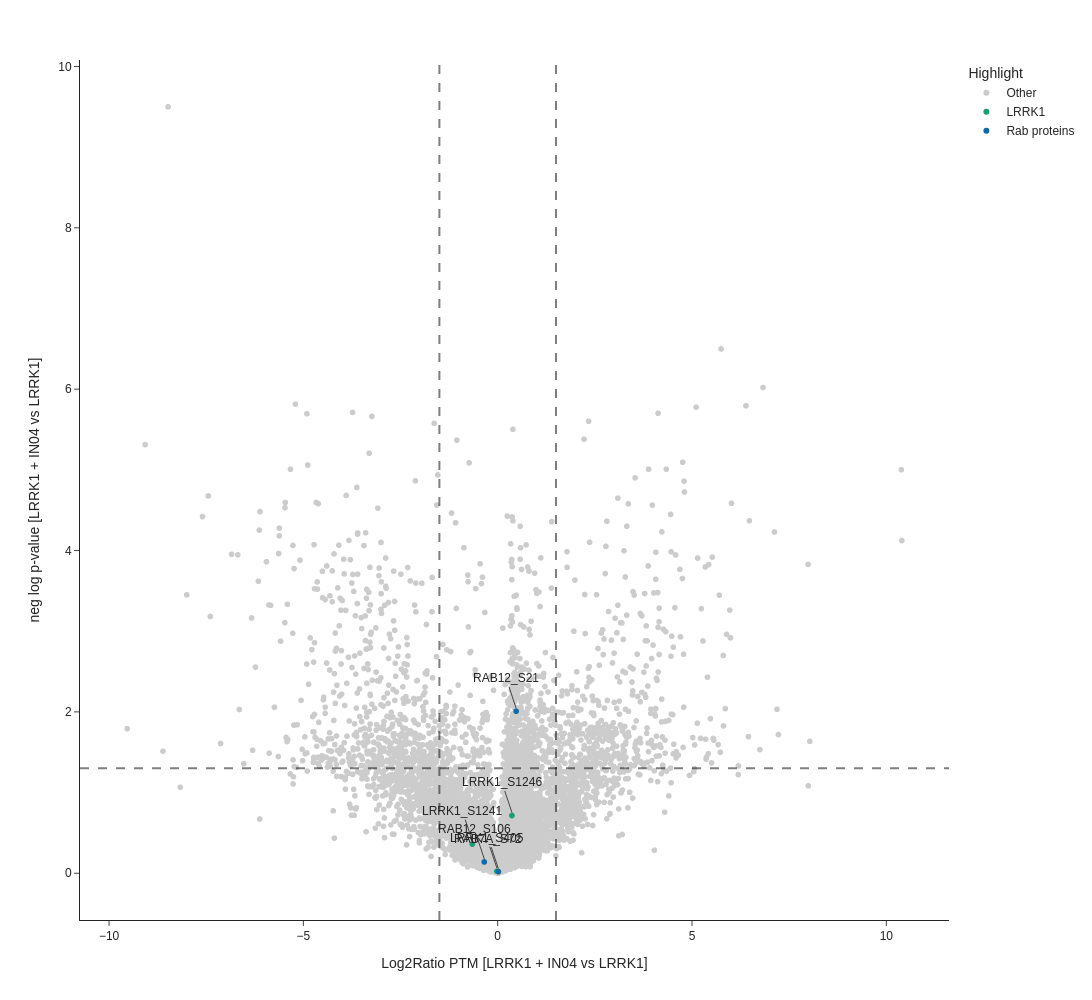

Notebook cell for this chart:
### Code cell
fig_S6B = px.scatter(
    pLys,
    x="Student's T-test Difference L1T_I_L1T",
    y="-Log Student's T-test p-value L1T_I_L1T",
    color="Highlight",
    color_discrete_map=Fig_color_map,
    template="simple_white",
    hover_data=["PTM_site", "Accession"],
    labels={
        "Student's T-test Difference L1T_I_L1T": "Log2Ratio PTM [LRRK1 + IN04 vs LRRK1]",
        "-Log Student's T-test p-value L1T_I_L1T": "neg log p-value [LRRK1 + IN04 vs LRRK1]",
        "PTM_site": "PTM site",
    },
)

annotate = pLys.loc[
    pLys["Highlight"].isin(["LRRK1", "Rab proteins"]),
    [
        "Student's T-test Difference L1T_I_L1T",
        "-Log Student's T-test p-value L1T_I_L1T",
        "PTM_site",
    ],
]

for x, y, site in annotate.itertuples(index=False):
    fig_S6B.add_annotation(
        x=x,
        y=y,
        text=site,
        showarrow=True,
        yshift=3,
    )

fig_S6B.update_layout(
    height=1000,
    width=1500,
    font_family="Arial",
)

fig_S6B.add_hline(y=1.3, opacity=0.5, line_width=2, line_dash="dash")
fig_S6B.add_vline(x=1.5, opacity=0.5, line_width=2, line_dash="dash")
fig_S6B.add_vline(x=-1.5, opacity=0.5, line_width=2, line_dash="dash")

fig_S6B.show()

### Figure 1 — Plotly figure (JSON) as saved in the notebook; plotly's stock layout.template omitted (floating-point values rounded to 4 significant figures; data arrays with more than 128 entries replaced by an {"elided": "..."} marker saying what was removed)
{"data": [{"customdata": {"elided": "9324x2 str values"}, "hovertemplate": "Highlight=Other<br>Log2Ratio PTM [LRRK1 + IN04 vs LRRK1]=%{x}<br>neg log p-value [LRRK1 + IN04 vs LRRK1]=%{y}<br>PTM site=%{customdata[0]}<br>Accession=%{customdata[1]}<extra></extra>", "legendgroup": "Other", "marker": {"color": "rgb(204,204,204)", "symbol": "circle"}, "mode": "markers", "name": "Other", "showlegend": true, "type": "scattergl", "x": {"elided": "9324 float values"}, "xaxis": "x", "y": {"elided": "9324 float values"}, "yaxis": "y"}, {"customdata": [["LRRK1_S1241", "Q38SD2"], ["LRRK1_S1246", "Q38SD2"], ["LRRK1_S405", "Q38SD2"]], "hovertemplate": "Highlight=LRRK1<br>Log2Ratio PTM [LRRK1 + IN04 vs LRRK1]=%{x}<br>neg log p-value [LRRK1 + IN04 vs LRRK1]=%{y}<br>PTM site=%{customdata[0]}<br>Accession=%{customdata[1]}<extra></extra>", "legendgroup": "LRRK1", "marker": {"color": "#1b9e77", "symbol": "circle"}, "mode": "markers", "name": "LRRK1", "showlegend": true, "type": "scattergl", "x": [-0.6515, 0.3667, -0.01903], "xaxis": "x", "y": [0.3615, 0.716, 0.02488], "yaxis": "y"}, {"customdata": [["RAB12_S106", "Q6IQ22"], ["RAB12_S21", "Q6IQ22"], ["RAB7A_S72", "P51149"]], "hovertemplate": "Highlight=Rab proteins<br>Log2Ratio PTM [LRRK1 + IN04 vs LRRK1]=%{x}<br>neg log p-value [LRRK1 + IN04 vs LRRK1]=%{y}<br>PTM site=%{customdata[0]}<br>Accession=%{customdata[1]}<extra></extra>", "legendgroup": "Rab proteins", "marker": {"color": "#0e6ba8", "symbol": "circle"}, "mode": "markers", "name": "Rab proteins", "showlegend": true, "type": "scattergl", "x": [-0.3446, 0.475, 0.0183], "xaxis": "x", "y": [0.1401, 2.008, 0.01925], "yaxis": "y"}], "layout": {"annotations": [{"showarrow": true, "text": "LRRK1_S1241", "x": -0.6515, "y": 0.3615, "yshift": 3}, {"showarrow": true, "text": "LRRK1_S1246", "x": 0.3667, "y": 0.716, "yshift": 3}, {"showarrow": true, "text": "LRRK1_S405", "x": -0.01903, "y": 0.02488, "yshift": 3}, {"showarrow": true, "text": "RAB12_S106", "x": -0.3446, "y": 0.1401, "yshift": 3}, {"showarrow": true, "text": "RAB12_S21", "x": 0.475, "y": 2.008, "yshift": 3}, {"showarrow": true, "text": "RAB7A_S72", "x": 0.0183, "y": 0.01925, "yshift": 3}], "font": {"family": "Arial"}, "height": 1000, "legend": {"title": {"text": "Highlight"}, "tracegroupgap": 0}, "margin": {"t": 60}, "shapes": [{"line": {"dash": "dash", "width": 2}, "opacity": 0.5, "type": "line", "x0": 0, "x1": 1, "xref": "x domain", "y0": 1.3, "y1": 1.3, "yref": "y"}, {"line": {"dash": "dash", "width": 2}, "opacity": 0.5, "type": "line", "x0": 1.5, "x1": 1.5, "xref": "x", "y0": 0, "y1": 1, "yref": "y domain"}, {"line": {"dash": "dash", "width": 2}, "opacity": 0.5, "type": "line", "x0": -1.5, "x1": -1.5, "xref": "x", "y0": 0, "y1": 1, "yref": "y domain"}], "width": 1500, "xaxis": {"anchor": "y", "domain": [0, 1], "title": {"text": "Log2Ratio PTM [LRRK1 + IN04 vs LRRK1]"}}, "yaxis": {"anchor": "x", "domain": [0, 1], "title": {"text": "neg log p-value [LRRK1 + IN04 vs LRRK1]"}}}}
